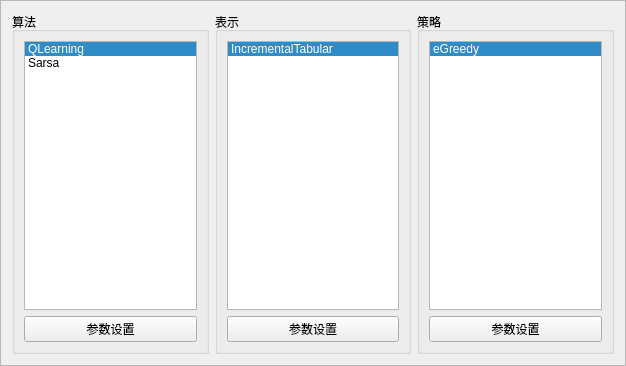
<?xml version="1.0" encoding="UTF-8"?>
<ui version="4.0">
 <class>Frame</class>
 <widget class="QFrame" name="Frame">
  <property name="geometry">
   <rect>
    <x>0</x>
    <y>0</y>
    <width>626</width>
    <height>366</height>
   </rect>
  </property>
  <property name="windowTitle">
   <string>Frame</string>
  </property>
  <property name="frameShape">
   <enum>QFrame::StyledPanel</enum>
  </property>
  <property name="frameShadow">
   <enum>QFrame::Raised</enum>
  </property>
  <layout class="QGridLayout" name="gridLayout">
   <item row="0" column="0">
    <widget class="QGroupBox" name="groupBox">
     <property name="title">
      <string>算法</string>
     </property>
     <layout class="QVBoxLayout" name="verticalLayout">
      <item>
       <widget class="QListWidget" name="lstAgent">
        <property name="toolTip">
         <string>&lt;html&gt;&lt;head/&gt;&lt;body&gt;&lt;p&gt;please select a algorithm to use&lt;/p&gt;&lt;/body&gt;&lt;/html&gt;</string>
        </property>
        <property name="currentRow">
         <number>0</number>
        </property>
        <item>
         <property name="text">
          <string>QLearning</string>
         </property>
        </item>
        <item>
         <property name="text">
          <string>Sarsa</string>
         </property>
        </item>
       </widget>
      </item>
      <item>
       <widget class="QPushButton" name="btnConfigAgent">
        <property name="text">
         <string>参数设置</string>
        </property>
       </widget>
      </item>
     </layout>
    </widget>
   </item>
   <item row="0" column="2">
    <widget class="QGroupBox" name="groupBox_3">
     <property name="title">
      <string>策略</string>
     </property>
     <layout class="QVBoxLayout" name="verticalLayout_3">
      <item>
       <widget class="QListWidget" name="lstPolicy">
        <property name="toolTip">
         <string>&lt;html&gt;&lt;head/&gt;&lt;body&gt;&lt;p&gt;please select a algorithm to use&lt;/p&gt;&lt;/body&gt;&lt;/html&gt;</string>
        </property>
        <property name="currentRow">
         <number>0</number>
        </property>
        <item>
         <property name="text">
          <string>eGreedy</string>
         </property>
        </item>
       </widget>
      </item>
      <item>
       <widget class="QPushButton" name="btnConfigPolicy">
        <property name="text">
         <string>参数设置</string>
        </property>
       </widget>
      </item>
     </layout>
    </widget>
   </item>
   <item row="0" column="1">
    <widget class="QGroupBox" name="groupBox_2">
     <property name="title">
      <string>表示</string>
     </property>
     <layout class="QVBoxLayout" name="verticalLayout_2">
      <item>
       <widget class="QListWidget" name="lstRepresentation">
        <property name="toolTip">
         <string>&lt;html&gt;&lt;head/&gt;&lt;body&gt;&lt;p&gt;please select a algorithm to use&lt;/p&gt;&lt;/body&gt;&lt;/html&gt;</string>
        </property>
        <property name="currentRow">
         <number>0</number>
        </property>
        <item>
         <property name="text">
          <string>IncrementalTabular</string>
         </property>
        </item>
       </widget>
      </item>
      <item>
       <widget class="QPushButton" name="btnConfigRepresentation">
        <property name="text">
         <string>参数设置</string>
        </property>
       </widget>
      </item>
     </layout>
    </widget>
   </item>
  </layout>
 </widget>
 <resources/>
 <connections/>
</ui>
